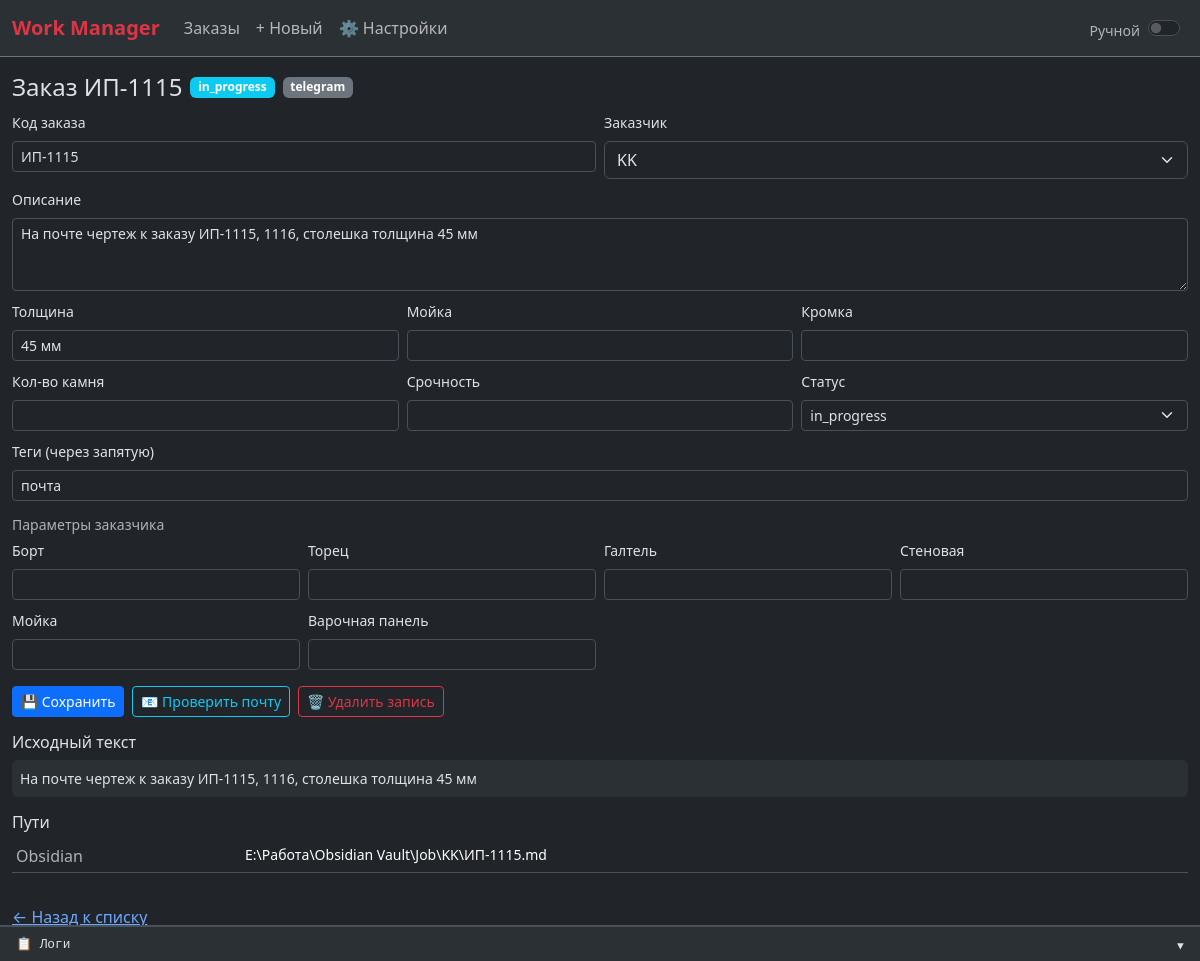
The app's page /order/35 with its own data.
### tables this page shows
CREATE TABLE orders (
    id INTEGER PRIMARY KEY AUTOINCREMENT,
    order_code TEXT NOT NULL,
    owner TEXT NOT NULL,
    description TEXT NOT NULL DEFAULT '',
    status TEXT NOT NULL DEFAULT 'pending',
    source TEXT NOT NULL DEFAULT 'manual',
    raw_text TEXT NOT NULL DEFAULT '',
    thickness TEXT,
    sink_type TEXT,
    edge_type TEXT,
    stone_amount TEXT,
    urgency TEXT,
    email_reference INTEGER NOT NULL DEFAULT 0,
    tags TEXT NOT NULL DEFAULT '[]',
    obsidian_path TEXT,
    attachment_dir TEXT,
    created_at TEXT NOT NULL,
    updated_at TEXT NOT NULL
, folder_name TEXT, yougile_task_id TEXT, custom_fields TEXT);

### app/web/routes.py (the view)
@app.get("/order/{order_id}", response_class=HTMLResponse)
async def page_order_detail(order_id: int, request: Request):
    order = await get_order(order_id)
    if not order:
        return HTMLResponse("<h1>Заказ не найден</h1>", status_code=404)
    history = await get_history(order_id)
    return _render("order_detail.html", order=order, history=history)

### app/log_stream.py (called while the page is built)
    def emit(self, record: logging.LogRecord) -> None:
        try:
            ts = datetime.fromtimestamp(record.created, tz=_MSK).strftime("%H:%M:%S")
            entry = {
                "time": ts,
                "level": record.levelname,
                "logger": record.name,
                "message": self.format(record),
            }
            _log_buffer.append(entry)
            data = json.dumps(entry, ensure_ascii=False)
            dead = set()
            for q in _subscribers:
                try:
                    q.put_nowait(data)
                except asyncio.QueueFull:
                    dead.add(q)
            for q in dead:
                _subscribers.discard(q)
        except Exception:
            pass

### app/web/templates/order_detail.html (shortened to what this page needs)
{% extends "base.html" %}
{% block content %}
<div class="mb-3">
    <div class="d-flex flex-wrap align-items-center gap-2 mb-2">
        <h1 class="h4 mb-0">Заказ {{ order.order_code }}</h1>
        <span class="badge {{ 'bg-warning text-dark' if order.status.value == 'pending' else 'bg-info' if order.status.value == 'in_progress' else 'bg-success' if order.status.value == 'ready' else 'bg-primary' if order.status.value == 'done' else 'bg-secondary' }}">{{ order.status.value }}</span>
        <span class="badge bg-secondary">{{ order.source.value }}</span>
    </div>
    <form id="editForm">
        <div class="row g-2 mb-2">
            <div class="col-sm-6">
                <label class="form-label small">Код заказа</label>
                <input type="text" id="order_code" value="{{ order.order_code }}" class="form-control form-control-sm">
            </div>
            <div class="col-sm-6">
                <label class="form-label small">Заказчик</label>
                <select id="owner" class="form-select form-control-sm">
                    <option value="{{ order.owner }}" selected>{{ order.owner }}</option>
                </select>
            </div>
        </div>
        <div class="mb-2">
            <label class="form-label small">Описание</label>
            <textarea id="description" rows="3" class="form-control form-control-sm">{{ order.description }}</textarea>
        </div>
        <div class="row g-2 mb-2">
            <div class="col-6 col-sm-4">
                <label class="form-label small">Толщина</label>
                <input type="text" id="thickness" value="{{ order.thickness or '' }}" class="form-control form-control-sm">
            </div>
            <div class="col-6 col-sm-4">
                <label class="form-label small">Мойка</label>
                <input type="text" id="sink_type" value="{{ order.sink_type or '' }}" class="form-control form-control-sm">
            </div>
            <div class="col-12 col-sm-4">
                <label class="form-label small">Кромка</label>
                <input type="text" id="edge_type" value="{{ order.edge_type or '' }}" class="form-control form-control-sm">
            </div>
        </div>
        <div class="row g-2 mb-2">
            <div class="col-6 col-sm-4">
                <label class="form-label small">Кол-во камня</label>
                <input type="text" id="stone_amount" value="{{ order.stone_amount or '' }}" class="form-control form-control-sm">
            </div>
            <div class="col-6 col-sm-4">
                <label class="form-label small">Срочность</label>
                <input type="text" id="urgency" value="{{ order.urgency or '' }}" class="form-control form-control-sm">
            </div>
            <div class="col-12 col-sm-4">
                <label class="form-label small">Статус</label>
                <select id="status" class="form-select form-select-sm">
                    {% for s in ['pending', 'in_progress', 'ready', 'urgent', 'done', 'archived'] %}
                    <option value="{{ s }}" {% if s == order.status.value %}selected{% endif %}>{{ s }}</option>
                    {% endfor %}
                </select>
            </div>
        </div>
        <div class="mb-3">
            <label class="form-label small">Теги (через запятую)</label>
            <input type="text" id="tags" value="{{ order.tags | join(', ') }}" class="form-control form-control-sm">
        </div>
        <div id="custom-fields-section" class="mb-3" style="display:none">
            <h6 class="small text-body-secondary mb-1">Параметры заказчика</h6>
            <div id="custom-fields-container" class="row g-2"></div>
        </div>
        <div class="d-flex flex-wrap gap-2">
            <button type="button" class="btn btn-primary btn-sm" onclick="saveOrder()">💾 Сохранить</button>
            <button type="button" class="btn btn-outline-info btn-sm" onclick="checkEmail()">📧 Проверить почту</button>
            <button type="button" class="btn btn-outline-danger btn-sm" onclick="deleteOrderRecord()">🗑 Удалить запись</button>
        </div>
    </form>
    <div class="mt-3">
        <h3 class="h6">Исходный текст</h3>
        <div class="bg-body-tertiary p-2 rounded small">{{ order.raw_text }}</div>
    </div>
    {% if order.obsidian_path or order.attachment_dir %}
    <div class="mt-3">
        <h3 class="h6">Пути</h3>
        <div class="table-responsive">
            <table class="table table-sm">
                {% if order.obsidian_path %}<tr><td class="text-body-secondary">Obsidian</td><td class="small">{{ order.obsidian_path }}</td></tr>{% endif %}
            </table>
        </div>
    </div>
    {% endif %}
    <div class="mt-3"><a href="/">← Назад к списку</a></div>
</div>
{% endblock %}

### records on screen
orders: order_code "ИП-1115", status.value "in_progress", source.value "telegram", description "На почте чертеж к заказу ИП-1115, 1116, столешка толщина 45 мм", thickness "45 мм", status "in_progress", raw_text "На почте чертеж к заказу ИП-1115, 1116, столешка толщина 45 мм", obsidian_path "E:\\Работа\\Obsidian Vault\\Job\\KK\\ИП-1115.md"
